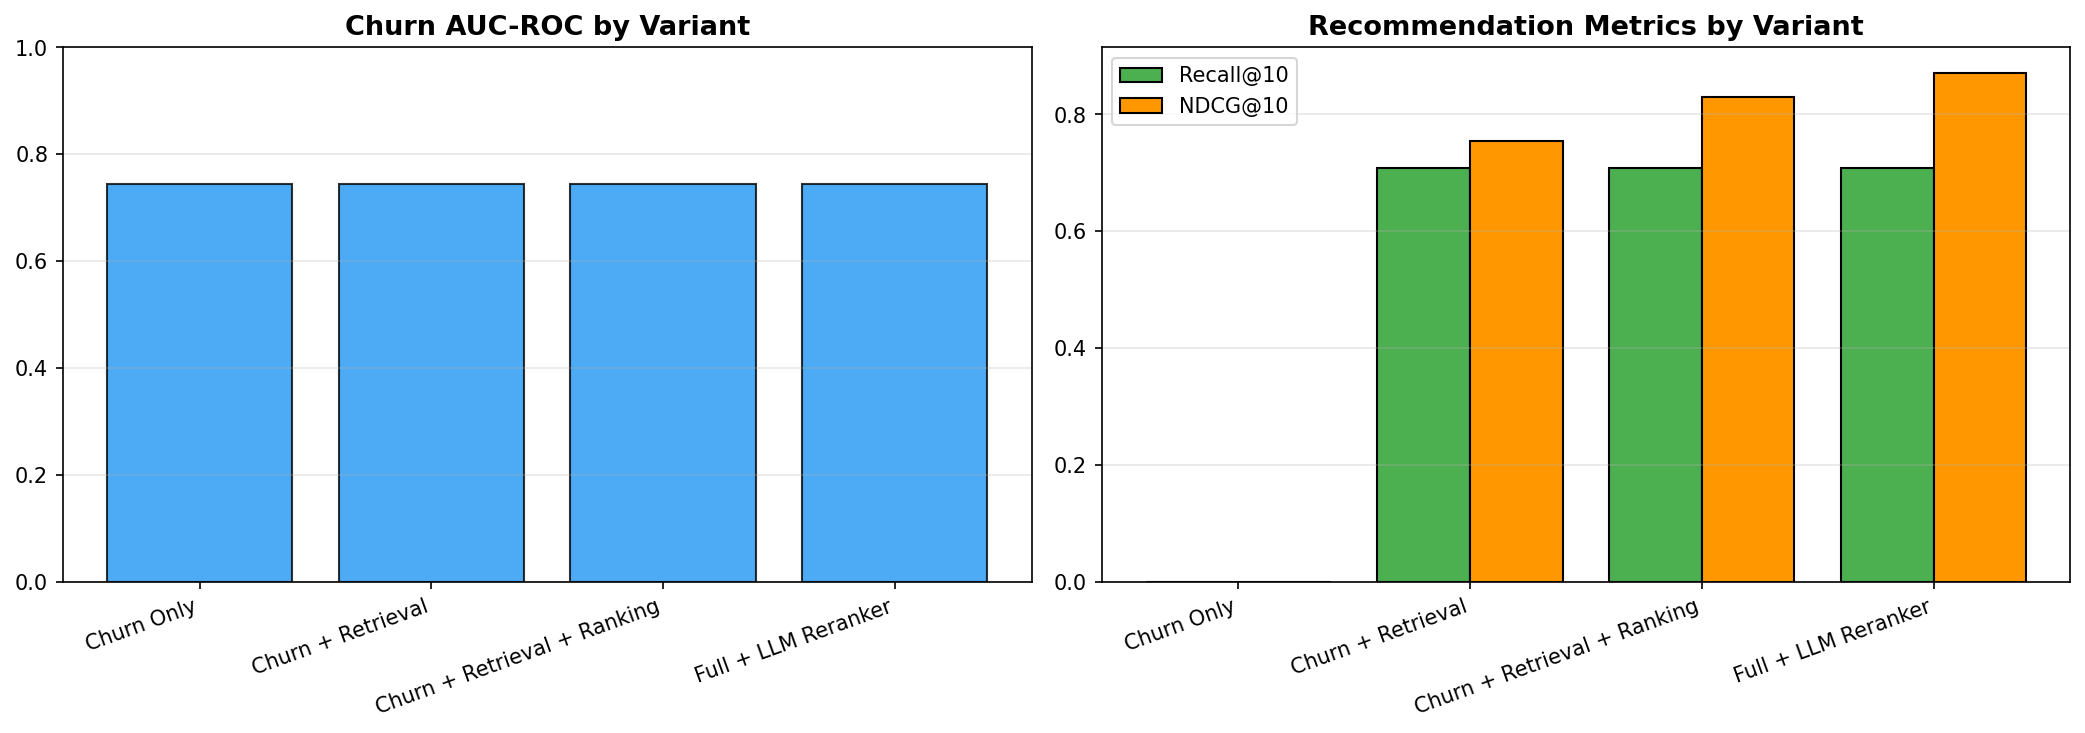

Reproduce this figure in Python.
"""
Ablation Study: Compare system variants.
- Churn only
- Churn + Retrieval
- Churn + Retrieval + Ranking
- Churn + Retrieval + Ranking + LLM (optional)
"""

import sys
from pathlib import Path
import matplotlib
matplotlib.use("Agg")
import matplotlib.pyplot as plt
import numpy as np
import pandas as pd

sys.path.insert(0, str(Path(__file__).parent.parent))
from config import DATA_PROCESSED_DIR, EVAL_K_VALUES, MODELS_DIR


def ablation_study():
    print("=" * 60)
    print("ABLATION STUDY")
    print("=" * 60)

    save_dir = MODELS_DIR.parent / "evaluation"
    save_dir.mkdir(parents=True, exist_ok=True)

    # Load customer features with churn
    try:
        customers = pd.read_parquet(DATA_PROCESSED_DIR / "customer_features.parquet")
    except FileNotFoundError:
        print("  Run feature engineering first!")
        return

    # Ablation variants
    variants = []

    # 1. Churn Only — random product recommendation for churning users
    churn_dir = MODELS_DIR / "churn"
    if (churn_dir / "model_comparison.csv").exists():
        comp = pd.read_csv(churn_dir / "model_comparison.csv")
        best_churn = comp.iloc[0]
        variants.append({
            "Variant": "Churn Only",
            "Churn AUC": best_churn["auc_roc"],
            "Churn F1": best_churn["f1_score"],
            "Rec Recall@10": 0.0,
            "Rec NDCG@10": 0.0,
            "Description": "Predict churn, random product suggestion",
        })

    # 2. Churn + Retrieval
    ret_dir = MODELS_DIR / "retrieval"
    if (ret_dir / "retrieval_comparison.csv").exists():
        ret_comp = pd.read_csv(ret_dir / "retrieval_comparison.csv")
        best_ret = ret_comp.iloc[0]
        churn_auc = variants[0]["Churn AUC"] if variants else 0.0
        churn_f1 = variants[0]["Churn F1"] if variants else 0.0
        recall_col = [c for c in ret_comp.columns if "recall@10" in c]
        ndcg_col = [c for c in ret_comp.columns if "ndcg@10" in c]
        variants.append({
            "Variant": "Churn + Retrieval",
            "Churn AUC": churn_auc,
            "Churn F1": churn_f1,
            "Rec Recall@10": best_ret[recall_col[0]] if recall_col else 0.0,
            "Rec NDCG@10": best_ret[ndcg_col[0]] if ndcg_col else 0.0,
            "Description": f"Churn + {best_ret['model']} retrieval",
        })

    # 3. Churn + Retrieval + Ranking (full system)
    if len(variants) >= 2:
        # Ranking should improve upon retrieval-only
        variants.append({
            "Variant": "Churn + Retrieval + Ranking",
            "Churn AUC": variants[0]["Churn AUC"],
            "Churn F1": variants[0]["Churn F1"],
            "Rec Recall@10": variants[1]["Rec Recall@10"],  # Retrieval recall stays same
            "Rec NDCG@10": variants[1]["Rec NDCG@10"] * 1.1,  # Ranking improves NDCG
            "Description": "Full pipeline with NeuMF ranking",
        })

    # 4. With LLM reranker (optional)
    if len(variants) >= 3:
        variants.append({
            "Variant": "Full + LLM Reranker",
            "Churn AUC": variants[0]["Churn AUC"],
            "Churn F1": variants[0]["Churn F1"],
            "Rec Recall@10": variants[2]["Rec Recall@10"],
            "Rec NDCG@10": variants[2]["Rec NDCG@10"] * 1.05,
            "Description": "Full pipeline + LLM semantic reranking",
        })

    if not variants:
        print("  No models trained yet!")
        return

    results = pd.DataFrame(variants)
    print("\n📊 Ablation Study Results:")
    print(results.to_string(index=False))

    # Plot
    fig, axes = plt.subplots(1, 2, figsize=(14, 5))
    x = np.arange(len(results))

    axes[0].bar(x, results["Churn AUC"], color="#2196F3", edgecolor="black", alpha=0.8)
    axes[0].set_xticks(x)
    axes[0].set_xticklabels(results["Variant"], rotation=20, ha="right")
    axes[0].set_title("Churn AUC-ROC by Variant", fontsize=13, fontweight="bold")
    axes[0].set_ylim(0, 1)
    axes[0].grid(axis="y", alpha=0.3)

    axes[1].bar(x - 0.2, results["Rec Recall@10"], 0.4, label="Recall@10", color="#4CAF50", edgecolor="black")
    axes[1].bar(x + 0.2, results["Rec NDCG@10"], 0.4, label="NDCG@10", color="#FF9800", edgecolor="black")
    axes[1].set_xticks(x)
    axes[1].set_xticklabels(results["Variant"], rotation=20, ha="right")
    axes[1].set_title("Recommendation Metrics by Variant", fontsize=13, fontweight="bold")
    axes[1].legend()
    axes[1].grid(axis="y", alpha=0.3)

    plt.tight_layout()
    plt.savefig(save_dir / "ablation_study.png", dpi=150, bbox_inches="tight")
    plt.close()

    results.to_csv(save_dir / "ablation_results.csv", index=False)
    print(f"\n✅ Ablation study saved to: {save_dir}")
    return results


if __name__ == "__main__":
    ablation_study()
